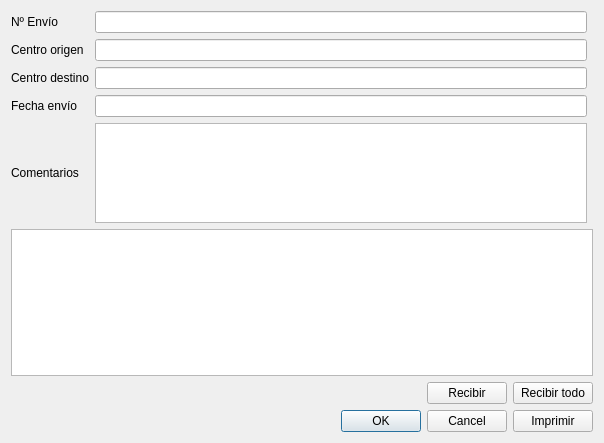
<?xml version="1.0" encoding="UTF-8"?>
<ui version="4.0">
 <class>MovimientosRecepcion</class>
 <widget class="QDialog" name="MovimientosRecepcion">
  <property name="geometry">
   <rect>
    <x>0</x>
    <y>0</y>
    <width>595</width>
    <height>443</height>
   </rect>
  </property>
  <property name="windowTitle">
   <string>Recepción de productos</string>
  </property>
  <layout class="QVBoxLayout" name="verticalLayout">
   <item>
    <layout class="QGridLayout" name="gridLayout">
     <item row="0" column="0">
      <widget class="QLabel" name="label">
       <property name="text">
        <string>Nº Envío</string>
       </property>
      </widget>
     </item>
     <item row="0" column="1">
      <widget class="QLineEdit" name="edtNRecep">
       <property name="enabled">
        <bool>true</bool>
       </property>
       <property name="readOnly">
        <bool>true</bool>
       </property>
      </widget>
     </item>
     <item row="1" column="0">
      <widget class="QLabel" name="label_3">
       <property name="text">
        <string>Centro origen</string>
       </property>
      </widget>
     </item>
     <item row="1" column="1">
      <widget class="QLineEdit" name="edtCentroOri">
       <property name="enabled">
        <bool>true</bool>
       </property>
       <property name="readOnly">
        <bool>true</bool>
       </property>
      </widget>
     </item>
     <item row="2" column="0">
      <widget class="QLabel" name="label_2">
       <property name="text">
        <string>Centro destino</string>
       </property>
      </widget>
     </item>
     <item row="2" column="1">
      <widget class="QLineEdit" name="edtCentDest">
       <property name="enabled">
        <bool>true</bool>
       </property>
       <property name="readOnly">
        <bool>true</bool>
       </property>
      </widget>
     </item>
     <item row="3" column="0">
      <widget class="QLabel" name="label_4">
       <property name="text">
        <string>Fecha envío</string>
       </property>
      </widget>
     </item>
     <item row="3" column="1">
      <widget class="QLineEdit" name="edtFechaEnvio">
       <property name="readOnly">
        <bool>true</bool>
       </property>
      </widget>
     </item>
     <item row="5" column="0" rowspan="2" colspan="3">
      <widget class="QTableWidget" name="tableDetalles">
       <property name="editTriggers">
        <set>QAbstractItemView::AnyKeyPressed|QAbstractItemView::CurrentChanged|QAbstractItemView::DoubleClicked|QAbstractItemView::EditKeyPressed</set>
       </property>
       <property name="alternatingRowColors">
        <bool>true</bool>
       </property>
      </widget>
     </item>
     <item row="4" column="0">
      <widget class="QLabel" name="label_5">
       <property name="text">
        <string>Comentarios</string>
       </property>
      </widget>
     </item>
     <item row="4" column="1">
      <widget class="QPlainTextEdit" name="ptedtComentarios">
       <property name="sizePolicy">
        <sizepolicy hsizetype="Fixed" vsizetype="Fixed">
         <horstretch>0</horstretch>
         <verstretch>0</verstretch>
        </sizepolicy>
       </property>
       <property name="minimumSize">
        <size>
         <width>492</width>
         <height>100</height>
        </size>
       </property>
       <property name="maximumSize">
        <size>
         <width>492</width>
         <height>100</height>
        </size>
       </property>
       <property name="readOnly">
        <bool>true</bool>
       </property>
      </widget>
     </item>
     <item row="7" column="0" colspan="3">
      <layout class="QHBoxLayout" name="horizontalLayout_2">
       <item>
        <spacer name="horizontalSpacer">
         <property name="orientation">
          <enum>Qt::Horizontal</enum>
         </property>
         <property name="sizeHint" stdset="0">
          <size>
           <width>40</width>
           <height>20</height>
          </size>
         </property>
        </spacer>
       </item>
       <item>
        <widget class="QPushButton" name="btnRecibir">
         <property name="text">
          <string>Recibir</string>
         </property>
        </widget>
       </item>
       <item>
        <widget class="QPushButton" name="btnRecibirTodo">
         <property name="text">
          <string>Recibir todo</string>
         </property>
        </widget>
       </item>
      </layout>
     </item>
    </layout>
   </item>
   <item>
    <layout class="QHBoxLayout" name="horizontalLayout">
     <item>
      <widget class="QDialogButtonBox" name="buttonBox">
       <property name="orientation">
        <enum>Qt::Horizontal</enum>
       </property>
       <property name="standardButtons">
        <set>QDialogButtonBox::Cancel|QDialogButtonBox::Ok</set>
       </property>
      </widget>
     </item>
     <item>
      <widget class="QPushButton" name="btnImprimir">
       <property name="text">
        <string>Imprimir</string>
       </property>
      </widget>
     </item>
    </layout>
   </item>
  </layout>
 </widget>
 <resources/>
 <connections>
  <connection>
   <sender>buttonBox</sender>
   <signal>accepted()</signal>
   <receiver>MovimientosRecepcion</receiver>
   <slot>accept()</slot>
   <hints>
    <hint type="sourcelabel">
     <x>248</x>
     <y>254</y>
    </hint>
    <hint type="destinationlabel">
     <x>157</x>
     <y>274</y>
    </hint>
   </hints>
  </connection>
  <connection>
   <sender>buttonBox</sender>
   <signal>rejected()</signal>
   <receiver>MovimientosRecepcion</receiver>
   <slot>reject()</slot>
   <hints>
    <hint type="sourcelabel">
     <x>316</x>
     <y>260</y>
    </hint>
    <hint type="destinationlabel">
     <x>286</x>
     <y>274</y>
    </hint>
   </hints>
  </connection>
 </connections>
</ui>
